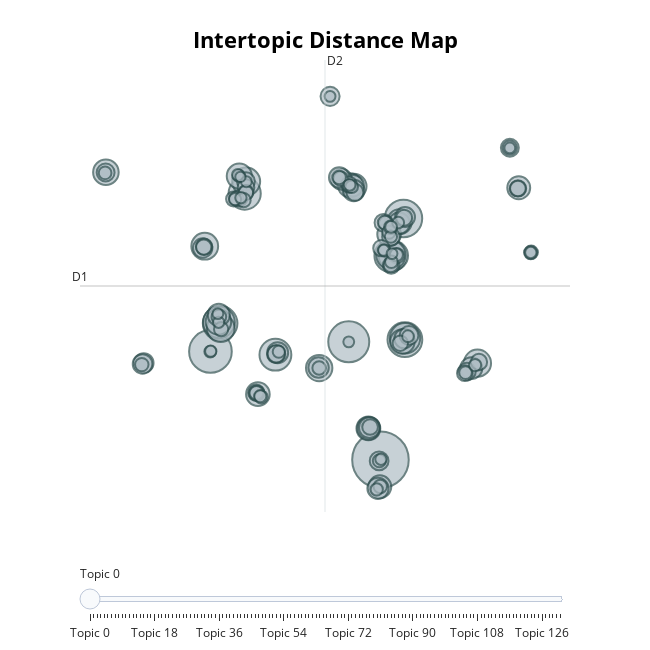

Source (notebook cell):
### Markdown cell above
# Intertopic distances

### Code cell
intertopic_distances_viz= topic_model.visualize_topics()
intertopic_distances_viz

### Figure 1 — Plotly figure (JSON) as saved in the notebook; plotly's stock layout.template omitted (floating-point values rounded to 4 significant figures; data arrays with more than 128 entries replaced by an {"elided": "..."} marker saying what was removed)
{"data": [{"customdata": {"elided": "132x3 mixed values"}, "hovertemplate": "<b>Topic %{customdata[0]}</b><br>%{customdata[1]}<br>Size: %{customdata[2]}", "legendgroup": "", "marker": {"color": "#B0BEC5", "line": {"color": "DarkSlateGrey", "width": 2}, "size": {"elided": "132 int values"}, "sizemode": "area", "sizeref": 0.1869, "symbol": "circle"}, "mode": "markers", "name": "", "orientation": "v", "showlegend": false, "type": "scatter", "x": {"elided": "132 float values"}, "xaxis": "x", "y": {"elided": "132 float values"}, "yaxis": "y"}], "layout": {"annotations": [{"showarrow": false, "text": "D1", "x": -12.0, "y": 3.845, "yshift": 10}, {"showarrow": false, "text": "D2", "x": 3.27, "xshift": 10, "y": 20.35}], "height": 650, "hoverlabel": {"bgcolor": "white", "font": {"family": "Rockwell", "size": 16}}, "legend": {"itemsizing": "constant", "tracegroupgap": 0}, "margin": {"t": 60}, "shapes": [{"line": {"color": "#CFD8DC", "width": 2}, "type": "line", "x0": 3.27, "x1": 3.27, "y0": -12.66, "y1": 20.35}, {"line": {"color": "#9E9E9E", "width": 2}, "type": "line", "x0": -12.0, "x1": 18.54, "y0": 3.845, "y1": 3.845}], "sliders": [{"active": 0, "pad": {"t": 50}, "steps": [{"args": [{"marker.color": {"elided": "1x132 str values"}}], "label": "Topic 0", "method": "update"}, {"args": [{"marker.color": {"elided": "1x132 str values"}}], "label": "Topic 1", "method": "update"}, {"args": [{"marker.color": {"elided": "1x132 str values"}}], "label": "Topic 2", "method": "update"}, {"args": [{"marker.color": {"elided": "1x132 str values"}}], "label": "Topic 3", "method": "update"}, {"args": [{"marker.color": {"elided": "1x132 str values"}}], "label": "Topic 4", "method": "update"}, {"args": [{"marker.color": {"elided": "1x132 str values"}}], "label": "Topic 5", "method": "update"}, {"args": [{"marker.color": {"elided": "1x132 str values"}}], "label": "Topic 6", "method": "update"}, {"args": [{"marker.color": {"elided": "1x132 str values"}}], "label": "Topic 7", "method": "update"}, {"args": [{"marker.color": {"elided": "1x132 str values"}}], "label": "Topic 8", "method": "update"}, {"args": [{"marker.color": {"elided": "1x132 str values"}}], "label": "Topic 9", "method": "update"}, {"args": [{"marker.color": {"elided": "1x132 str values"}}], "label": "Topic 10", "method": "update"}, {"args": [{"marker.color": {"elided": "1x132 str values"}}], "label": "Topic 11", "method": "update"}, {"args": [{"marker.color": {"elided": "1x132 str values"}}], "label": "Topic 12", "method": "update"}, {"args": [{"marker.color": {"elided": "1x132 str values"}}], "label": "Topic 13", "method": "update"}, {"args": [{"marker.color": {"elided": "1x132 str values"}}], "label": "Topic 14", "method": "update"}, {"args": [{"marker.color": {"elided": "1x132 str values"}}], "label": "Topic 15", "method": "update"}, {"args": [{"marker.color": {"elided": "1x132 str values"}}], "label": "Topic 16", "method": "update"}, {"args": [{"marker.color": {"elided": "1x132 str values"}}], "label": "Topic 17", "method": "update"}, {"args": [{"marker.color": {"elided": "1x132 str values"}}], "label": "Topic 18", "method": "update"}, {"args": [{"marker.color": {"elided": "1x132 str values"}}], "label": "Topic 19", "method": "update"}, {"args": [{"marker.color": {"elided": "1x132 str values"}}], "label": "Topic 20", "method": "update"}, {"args": [{"marker.color": {"elided": "1x132 str values"}}], "label": "Topic 21", "method": "update"}, {"args": [{"marker.color": {"elided": "1x132 str values"}}], "label": "Topic 22", "method": "update"}, {"args": [{"marker.color": {"elided": "1x132 str values"}}], "label": "Topic 23", "method": "update"}, {"args": [{"marker.color": {"elided": "1x132 str values"}}], "label": "Topic 24", "method": "update"}, {"args": [{"marker.color": {"elided": "1x132 str values"}}], "label": "Topic 25", "method": "update"}, {"args": [{"marker.color": {"elided": "1x132 str values"}}], "label": "Topic 26", "method": "update"}, {"args": [{"marker.color": {"elided": "1x132 str values"}}], "label": "Topic 27", "method": "update"}, {"args": [{"marker.color": {"elided": "1x132 str values"}}], "label": "Topic 28", "method": "update"}, {"args": [{"marker.color": {"elided": "1x132 str values"}}], "label": "Topic 29", "method": "update"}, {"args": [{"marker.color": {"elided": "1x132 str values"}}], "label": "Topic 30", "method": "update"}, {"args": [{"marker.color": {"elided": "1x132 str values"}}], "label": "Topic 31", "method": "update"}, {"args": [{"marker.color": {"elided": "1x132 str values"}}], "label": "Topic 32", "method": "update"}, {"args": [{"marker.color": {"elided": "1x132 str values"}}], "label": "Topic 33", "method": "update"}, {"args": [{"marker.color": {"elided": "1x132 str values"}}], "label": "Topic 34", "method": "update"}, {"args": [{"marker.color": {"elided": "1x132 str values"}}], "label": "Topic 35", "method": "update"}, {"args": [{"marker.color": {"elided": "1x132 str values"}}], "label": "Topic 36", "method": "update"}, {"args": [{"marker.color": {"elided": "1x132 str values"}}], "label": "Topic 37", "method": "update"}, {"args": [{"marker.color": {"elided": "1x132 str values"}}], "label": "Topic 38", "method": "update"}, {"args": [{"marker.color": {"elided": "1x132 str values"}}], "label": "Topic 39", "method": "update"}, {"args": [{"marker.color": {"elided": "1x132 str values"}}], "label": "Topic 40", "method": "update"}, {"args": [{"marker.color": {"elided": "1x132 str values"}}], "label": "Topic 41", "method": "update"}, {"args": [{"marker.color": {"elided": "1x132 str values"}}], "label": "Topic 42", "method": "update"}, {"args": [{"marker.color": {"elided": "1x132 str values"}}], "label": "Topic 43", "method": "update"}, {"args": [{"marker.color": {"elided": "1x132 str values"}}], "label": "Topic 44", "method": "update"}, {"args": [{"marker.color": {"elided": "1x132 str values"}}], "label": "Topic 45", "method": "update"}, {"args": [{"marker.color": {"elided": "1x132 str values"}}], "label": "Topic 46", "method": "update"}, {"args": [{"marker.color": {"elided": "1x132 str values"}}], "label": "Topic 47", "method": "update"}, {"args": [{"marker.color": {"elided": "1x132 str values"}}], "label": "Topic 48", "method": "update"}, {"args": [{"marker.color": {"elided": "1x132 str values"}}], "label": "Topic 49", "method": "update"}, {"args": [{"marker.color": {"elided": "1x132 str values"}}], "label": "Topic 50", "method": "update"}, {"args": [{"marker.color": {"elided": "1x132 str values"}}], "label": "Topic 51", "method": "update"}, {"args": [{"marker.color": {"elided": "1x132 str values"}}], "label": "Topic 52", "method": "update"}, {"args": [{"marker.color": {"elided": "1x132 str values"}}], "label": "Topic 53", "method": "update"}, {"args": [{"marker.color": {"elided": "1x132 str values"}}], "label": "Topic 54", "method": "update"}, {"args": [{"marker.color": {"elided": "1x132 str values"}}], "label": "Topic 55", "method": "update"}, {"args": [{"marker.color": {"elided": "1x132 str values"}}], "label": "Topic 56", "method": "update"}, {"args": [{"marker.color": {"elided": "1x132 str values"}}], "label": "Topic 57", "method": "update"}, {"args": [{"marker.color": {"elided": "1x132 str values"}}], "label": "Topic 58", "method": "update"}, {"args": [{"marker.color": {"elided": "1x132 str values"}}], "label": "Topic 59", "method": "update"}, {"args": [{"marker.color": {"elided": "1x132 str values"}}], "label": "Topic 60", "method": "update"}, {"args": [{"marker.color": {"elided": "1x132 str values"}}], "label": "Topic 61", "method": "update"}, {"args": [{"marker.color": {"elided": "1x132 str values"}}], "label": "Topic 62", "method": "update"}, {"args": [{"marker.color": {"elided": "1x132 str values"}}], "label": "Topic 63", "method": "update"}, {"args": [{"marker.color": {"elided": "1x132 str values"}}], "label": "Topic 64", "method": "update"}, {"args": [{"marker.color": {"elided": "1x132 str values"}}], "label": "Topic 65", "method": "update"}, {"args": [{"marker.color": {"elided": "1x132 str values"}}], "label": "Topic 66", "method": "update"}, {"args": [{"marker.color": {"elided": "1x132 str values"}}], "label": "Topic 67", "method": "update"}, {"args": [{"marker.color": {"elided": "1x132 str values"}}], "label": "Topic 68", "method": "update"}, {"args": [{"marker.color": {"elided": "1x132 str values"}}], "label": "Topic 69", "method": "update"}, {"args": [{"marker.color": {"elided": "1x132 str values"}}], "label": "Topic 70", "method": "update"}, {"args": [{"marker.color": {"elided": "1x132 str values"}}], "label": "Topic 71", "method": "update"}, {"args": [{"marker.color": {"elided": "1x132 str values"}}], "label": "Topic 72", "method": "update"}, {"args": [{"marker.color": {"elided": "1x132 str values"}}], "label": "Topic 73", "method": "update"}, {"args": [{"marker.color": {"elided": "1x132 str values"}}], "label": "Topic 74", "method": "update"}, {"args": [{"marker.color": {"elided": "1x132 str values"}}], "label": "Topic 75", "method": "update"}, {"args": [{"marker.color": {"elided": "1x132 str values"}}], "label": "Topic 76", "method": "update"}, {"args": [{"marker.color": {"elided": "1x132 str values"}}], "label": "Topic 77", "method": "update"}, {"args": [{"marker.color": {"elided": "1x132 str values"}}], "label": "Topic 78", "method": "update"}, {"args": [{"marker.color": {"elided": "1x132 str values"}}], "label": "Topic 79", "method": "update"}, {"args": [{"marker.color": {"elided": "1x132 str values"}}], "label": "Topic 80", "method": "update"}, {"args": [{"marker.color": {"elided": "1x132 str values"}}], "label": "Topic 81", "method": "update"}, {"args": [{"marker.color": {"elided": "1x132 str values"}}], "label": "Topic 82", "method": "update"}, {"args": [{"marker.color": {"elided": "1x132 str values"}}], "label": "Topic 83", "method": "update"}, {"args": [{"marker.color": {"elided": "1x132 str values"}}], "label": "Topic 84", "method": "update"}, {"args": [{"marker.color": {"elided": "1x132 str values"}}], "label": "Topic 85", "method": "update"}, {"args": [{"marker.color": {"elided": "1x132 str values"}}], "label": "Topic 86", "method": "update"}, {"args": [{"marker.color": {"elided": "1x132 str values"}}], "label": "Topic 87", "method": "update"}, {"args": [{"marker.color": {"elided": "1x132 str values"}}], "label": "Topic 88", "method": "update"}, {"args": [{"marker.color": {"elided": "1x132 str values"}}], "label": "Topic 89", "method": "update"}, {"args": [{"marker.color": {"elided": "1x132 str values"}}], "label": "Topic 90", "method": "update"}, {"args": [{"marker.color": {"elided": "1x132 str values"}}], "label": "Topic 91", "method": "update"}, {"args": [{"marker.color": {"elided": "1x132 str values"}}], "label": "Topic 92", "method": "update"}, {"args": [{"marker.color": {"elided": "1x132 str values"}}], "label": "Topic 93", "method": "update"}, {"args": [{"marker.color": {"elided": "1x132 str values"}}], "label": "Topic 94", "method": "update"}, {"args": [{"marker.color": {"elided": "1x132 str values"}}], "label": "Topic 95", "method": "update"}, {"args": [{"marker.color": {"elided": "1x132 str values"}}], "label": "Topic 96", "method": "update"}, {"args": [{"marker.color": {"elided": "1x132 str values"}}], "label": "Topic 97", "method": "update"}, {"args": [{"marker.color": {"elided": "1x132 str values"}}], "label": "Topic 98", "method": "update"}, {"args": [{"marker.color": {"elided": "1x132 str values"}}], "label": "Topic 99", "method": "update"}, {"args": [{"marker.color": {"elided": "1x132 str values"}}], "label": "Topic 100", "method": "update"}, {"args": [{"marker.color": {"elided": "1x132 str values"}}], "label": "Topic 101", "method": "update"}, {"args": [{"marker.color": {"elided": "1x132 str values"}}], "label": "Topic 102", "method": "update"}, {"args": [{"marker.color": {"elided": "1x132 str values"}}], "label": "Topic 103", "method": "update"}, {"args": [{"marker.color": {"elided": "1x132 str values"}}], "label": "Topic 104", "method": "update"}, {"args": [{"marker.color": {"elided": "1x132 str values"}}], "label": "Topic 105", "method": "update"}, {"args": [{"marker.color": {"elided": "1x132 str values"}}], "label": "Topic 106", "method": "update"}, {"args": [{"marker.color": {"elided": "1x132 str values"}}], "label": "Topic 107", "method": "update"}, {"args": [{"marker.color": {"elided": "1x132 str values"}}], "label": "Topic 108", "method": "update"}, {"args": [{"marker.color": {"elided": "1x132 str values"}}], "label": "Topic 109", "method": "update"}, {"args": [{"marker.color": {"elided": "1x132 str values"}}], "label": "Topic 110", "method": "update"}, {"args": [{"marker.color": {"elided": "1x132 str values"}}], "label": "Topic 111", "method": "update"}, {"args": [{"marker.color": {"elided": "1x132 str values"}}], "label": "Topic 112", "method": "update"}, {"args": [{"marker.color": {"elided": "1x132 str values"}}], "label": "Topic 113", "method": "update"}, {"args": [{"marker.color": {"elided": "1x132 str values"}}], "label": "Topic 114", "method": "update"}, {"args": [{"marker.color": {"elided": "1x132 str values"}}], "label": "Topic 115", "method": "update"}, {"args": [{"marker.color": {"elided": "1x132 str values"}}], "label": "Topic 116", "method": "update"}, {"args": [{"marker.color": {"elided": "1x132 str values"}}], "label": "Topic 117", "method": "update"}, {"args": [{"marker.color": {"elided": "1x132 str values"}}], "label": "Topic 118", "method": "update"}, {"args": [{"marker.color": {"elided": "1x132 str values"}}], "label": "Topic 119", "method": "update"}, {"args": [{"marker.color": {"elided": "1x132 str values"}}], "label": "Topic 120", "method": "update"}, {"args": [{"marker.color": {"elided": "1x132 str values"}}], "label": "Topic 121", "method": "update"}, {"args": [{"marker.color": {"elided": "1x132 str values"}}], "label": "Topic 122", "method": "update"}, {"args": [{"marker.color": {"elided": "1x132 str values"}}], "label": "Topic 123", "method": "update"}, {"args": [{"marker.color": {"elided": "1x132 str values"}}], "label": "Topic 124", "method": "update"}, {"args": [{"marker.color": {"elided": "1x132 str values"}}], "label": "Topic 125", "method": "update"}, {"args": [{"marker.color": {"elided": "1x132 str values"}}], "label": "Topic 126", "method": "update"}, {"args": [{"marker.color": {"elided": "1x132 str values"}}], "label": "Topic 127", "method": "update"}, {"args": [{"marker.color": {"elided": "1x132 str values"}}], "label": "Topic 128", "method": "update"}, {"args": [{"marker.color": {"elided": "1x132 str values"}}], "label": "Topic 129", "method": "update"}, {"args": [{"marker.color": {"elided": "1x132 str values"}}], "label": "Topic 130", "method": "update"}, {"args": [{"marker.color": {"elided": "1x132 str values"}}], "label": "Topic 131", "method": "update"}]}], "title": {"font": {"color": "Black", "size": 22}, "text": "<b>Intertopic Distance Map</b>", "x": 0.5, "xanchor": "center", "y": 0.95, "yanchor": "top"}, "width": 650, "xaxis": {"anchor": "y", "domain": [0, 1], "range": [-12.0, 18.54], "title": {"text": ""}, "visible": false}, "yaxis": {"anchor": "x", "domain": [0, 1], "range": [-12.66, 20.35], "title": {"text": ""}, "visible": false}}}
